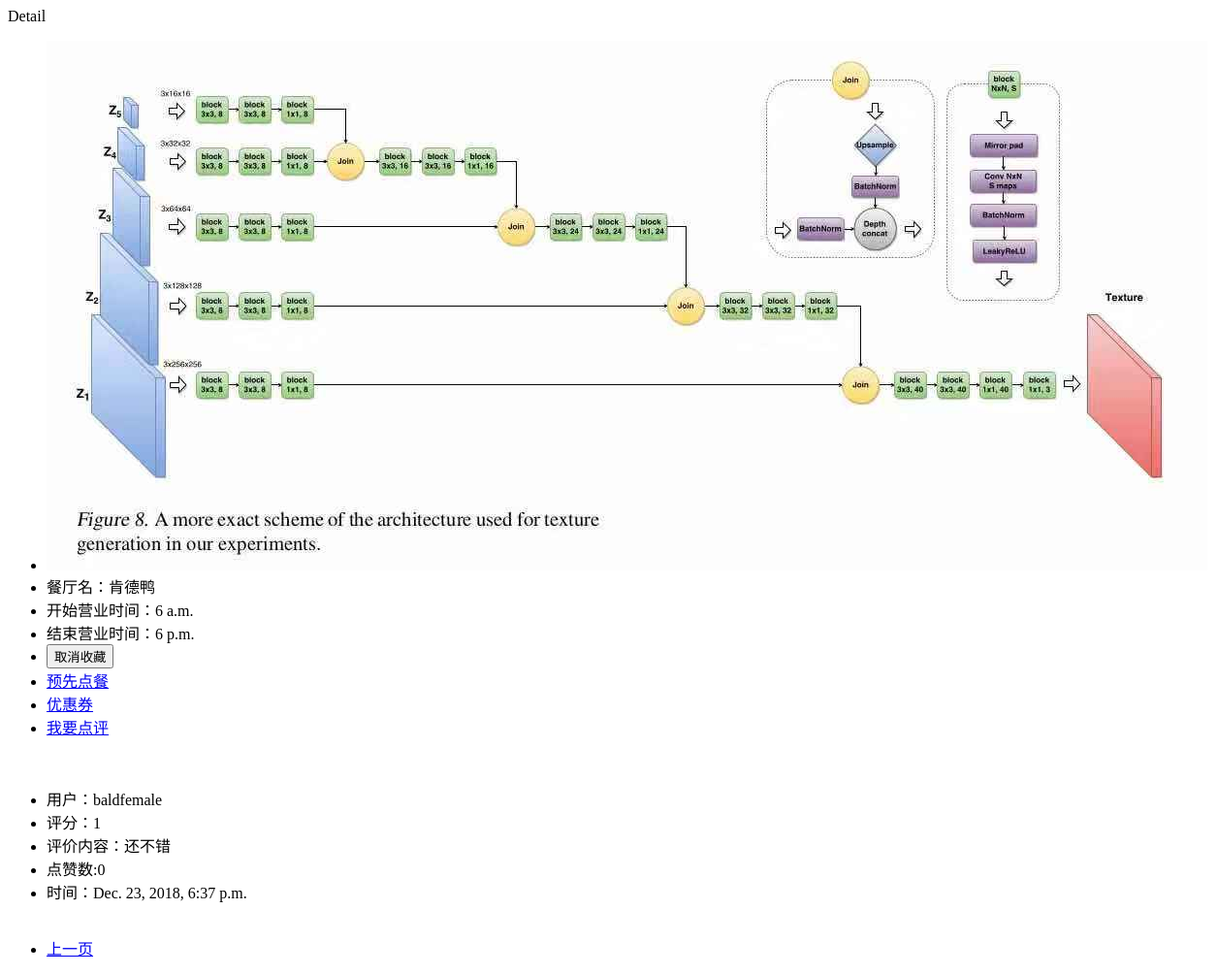
Before: /UserController/detail/1/?page=5 (signed in) with the older database file.
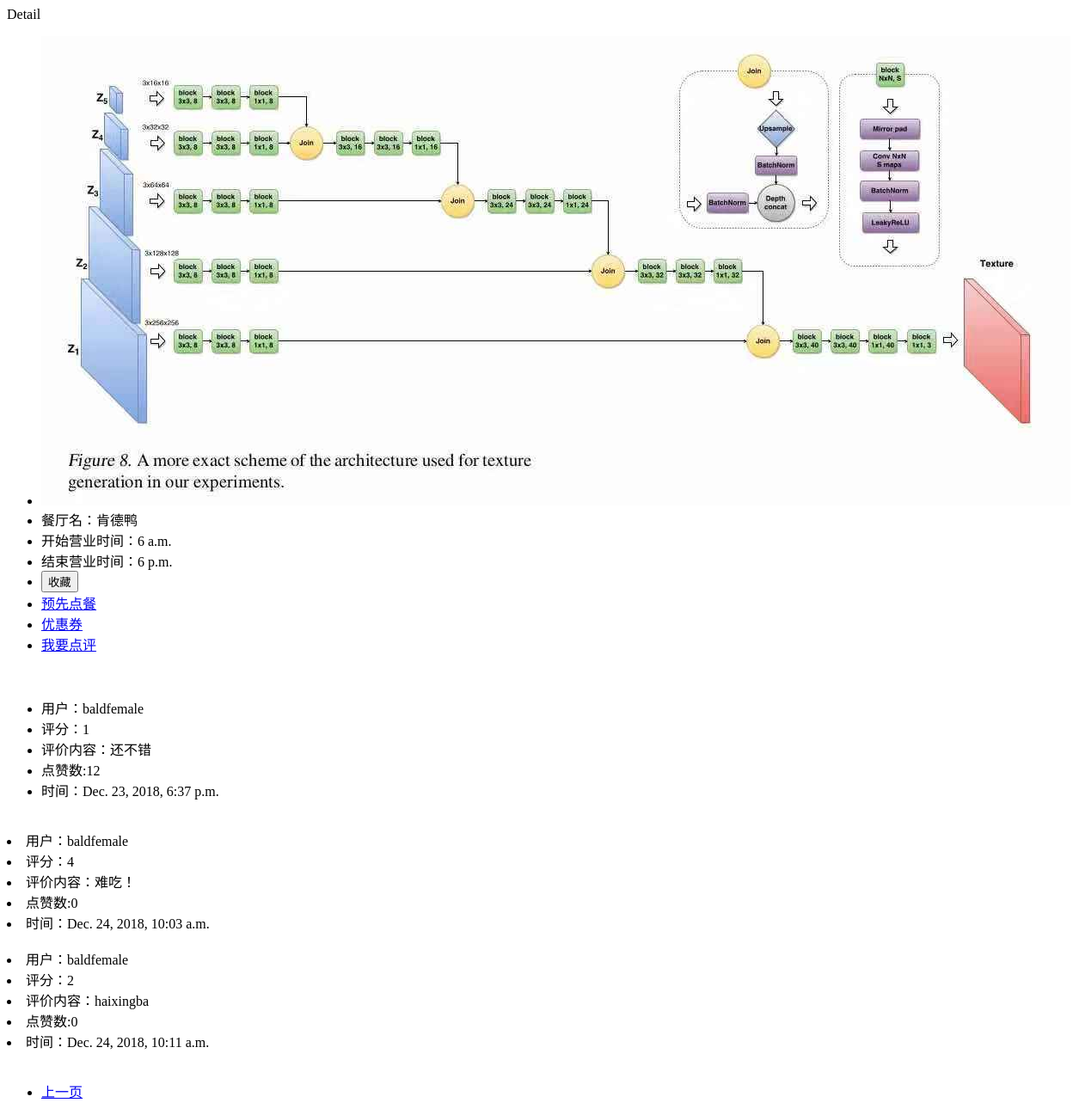
After: the same page with the newer database file.
### ApplyController/models.py (models this page shows, shortened)
class Restaurant(models.Model):
    id = models.AutoField(primary_key=True)
    MerchantID = models.ForeignKey(Merchant, on_delete=models.CASCADE)
    Name = models.CharField(max_length=20)
    BusinessStartHour = models.TimeField()
    BusinessEndHour = models.TimeField()
    Address = models.CharField(max_length=50)
    Image = models.ImageField(upload_to=get_file_path, null=True)
    Score = models.FloatField(validators=[MinValueValidator(0), MaxValueValidator(5)], default=0)
    Category_Choices = (
        ('1', '川菜'),
        ('2', '粤菜'),
        ('3', '鲁菜'),
        ('4', '苏菜'),
        ('5', '湘菜'),
        ('6', '浙菜'),
        ('7', '其他'),
    )
    Category = models.CharField(max_length=1, choices=Category_Choices)
    LicenseID = models.CharField(validators=[RegexValidator(regex='^[0-9]*$')], max_length=50)
    ApplicationTime = models.DateTimeField(auto_now_add=True)
    Status_Choices = (
        (0, '待审核'),
        (1, '审核拒绝'),
        (2, '审核通过'),
    )
    Status = models.SmallIntegerField(choices=Status_Choices, default=0)
    OpenTime = models.DateTimeField(null=True)

### UserController/models.py (models this page shows)
class Review(models.Model):
    RestaurantID = models.ForeignKey(Restaurant, on_delete=models.CASCADE)
    UserID = models.ForeignKey(User, on_delete=models.CASCADE)
    Score_category = (
        (0, '0'),
        (1, '1'),
        (2, '2'),
        (3, '3'),
        (4, '4'),
        (5, '5'),
    )
    Score = models.PositiveSmallIntegerField(choices=Score_category)
    Content = models.CharField(max_length=500)
    ThumbUpCount = models.PositiveIntegerField()
    ReviewTime = models.DateTimeField(auto_now_add=True)

class User(models.Model):
    Name = models.CharField(max_length=20)
    Password = models.CharField(max_length=20, validators=[MinLengthValidator(8)])
    Sex_category = (
        (0, '男'),
        (1, '女'),
    )
    Sex = models.PositiveSmallIntegerField(choices=Sex_category)
    PhoneNum_regex_validator = RegexValidator(regex=r'^\d{7}$', inverse_match=True)
    PhoneNum = models.CharField(max_length=11, validators=[PhoneNum_regex_validator])
    Favorite = models.ManyToManyField(Restaurant)
    UserRecommend = models.ManyToManyField(Dish)
    def __str__(self):
        return self.Name

### UserController/views.py (the view)
# urls.py: url(r"^detail/(?P<restaurant_id>\d)/$",views.detail,name="detail"),
def detail(request,restaurant_id):
    restaurant = Restaurant.objects.get(id=restaurant_id)
    coupons = Coupon.objects.filter(RestaurantID=restaurant)
    user = User.objects.get(id=request.session["user"])
    favorite = 0
    if restaurant in user.Favorite.all():
            favorite = 1
    reviews = Review.objects.filter(RestaurantID=restaurant)
    limit = 4
    paginator = Paginator(reviews,limit)
    page = request.GET.get('page',1)
    result = paginator.page(page)
    context = {"restaurant": restaurant, "coupons": coupons,"favorite":favorite,"result":result}
    return render(request,"UserController/detail.html",context=context)

### UserController/templates/UserController/detail.html (shortened to what this page needs)
<p>Detail</p>
<div>
    <ul>
        <li><img src="/../../../{{restaurant.Image}}"></li>
        <li>餐厅名：{{restaurant.Name}}</li>
        <li>开始营业时间：{{restaurant.BusinessStartHour}}</li>
        <li>结束营业时间：{{restaurant.BusinessEndHour}}</li>
        {% if favorite == 1 %}
        <li><button class="favorite" data-id="{{restaurant.id}}">取消收藏</button></li>
        {% else %}
        <li><button class="favorite" data-id="{{restaurant.id}}">收藏</button></li>
        {% endif %}
        <li><a href="{%url 'UserController:order' restaurant.id%}">预先点餐</a></li>
        {% if coupons %}
            <li><a href="{%url 'UserController:coupon' restaurant.id %}">优惠券</a></li>
        {% else %}
            <li>暂无优惠券</li>
        {% endif %}
        <li><a href="{%url 'UserController:review' restaurant.id%}">我要点评</a> </li>
    </ul>
</div>
<div>
    {% if result %}
    <ul>
        {% for r in result %}
        <li>用户：{{r.UserID}}</li>
        <li>评分：{{r.Score}}</li>
        <li>评价内容：{{r.Content}}</li>
        <li><a class="thump" data-id="{{r.id}}">点赞数:<span id="{{r.id}}">{{r.ThumbUpCount}}</span></a></li>
        <li>时间：{{r.ReviewTime}}</li>
        <br>
    </ul>
        {% empty %}
            <p>No Comment yet</p>
        {% endfor %}
    {% endif %}
    <ul class="pagination">
        {% if result.has_previous %}
            <li><a href="/UserController/detail/{{restaurant.id}}/?page={{result.previous_page_number}}">上一页</a> </li>
        {% endif %}
    </ul>
</div>

Changed rows visible on the page:
changed Review "还不错": ThumbUpCount "0" → "12"
added Review: UserID "baldfemale", Score "4", Content "难吃！", ThumbUpCount "0", ReviewTime "Dec. 24, 2018, 10:03 a.m."
added Review: UserID "baldfemale", Score "2", Content "haixingba", ThumbUpCount "0", ReviewTime "Dec. 24, 2018, 10:11 a.m."
Other visible differences:
text no longer shown: "取消收藏"
text now shown: "收藏"
